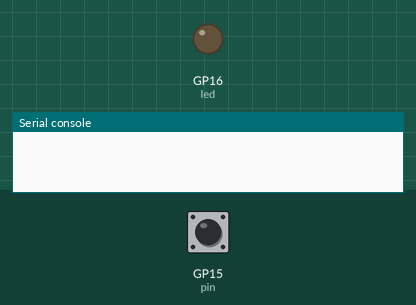
A program run on a simulated Raspberry Pi Pico running MicroPython. On the bench: output pins drawn as LEDs (lit = HIGH), the last lines printed to the serial console. The test bench sets the inputs (shaded band); at power-on: GP15 (pin) HIGH.

Above: at 1.2 s.
1.3 s: GP15 (pin) pulled LOW for 0.15 s
At 1.6 s:
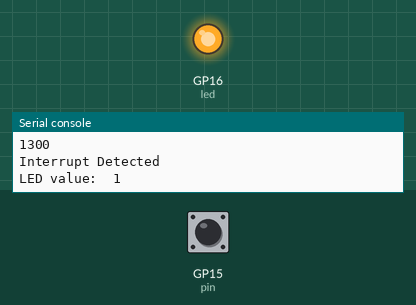
2.9 s: GP15 (pin) pulled LOW for 1 s
At 4.0 s:
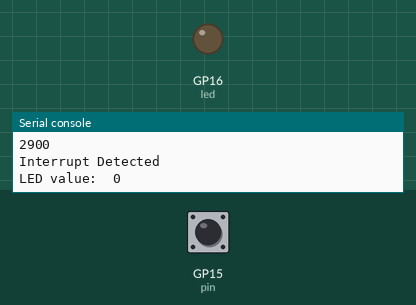
5.4 s: GP15 (pin) pulled LOW for 3.2 s
At 5.9 s:
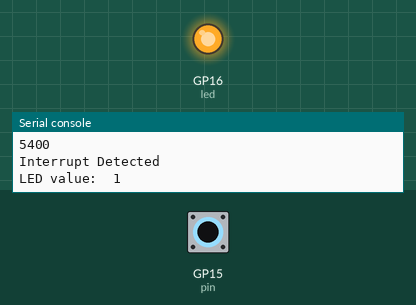
Timing chart, 0 to 8.4 s (numbered marks = the images above; inputs shaded):
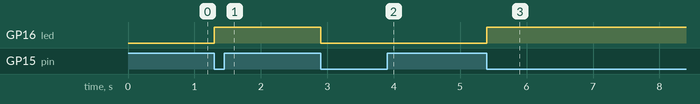

Measured:
- after the input at 1.3 s, GP16 (led): LOW → HIGH at once
- after the input at 2.9 s, GP16 (led): HIGH → LOW at once
- after the input at 5.4 s, GP16 (led): LOW → HIGH at once

The program:

Pin_interrupts_fairTutorial.py
```python
'''
fair tutorial, the last program does not work, I need to revisit in future
https://electrocredible.com/raspberry-pi-pico-external-interrupts-button-micropython/

interrupts and debouncing
If you are interfacing external devices that are time-sensitive, you should use interrupts
'''
'''

import machine
import utime


led_red= machine.Pin(16,machine.Pin.OUT)
button = machine.Pin(15,machine.Pin.IN,machine.Pin.PULL_UP)
button.value(0)
print(button.value())
counter = 0
while True:
    if button.value()	==	0:
        led_red.value(1)
        print("Button  pressed!")
        print(button.value())
        counter +=1
        print("Counter ={}".format(counter))
        utime.sleep(.2)
    else:
        led_red.value(0)
        print(button.value())
        print("NEW VALUE")
        utime.sleep(.2)
'''
# this worked but I was not able to turn the led off or add a ELIF or ELSE
# had to use time,   utime and sleep did not work because if the time.ticks_ms() method
'''
import machine
import time


led_red= machine.Pin(16,machine.Pin.OUT)
button = machine.Pin(15,machine.Pin.IN,machine.Pin.PULL_UP)
button.value(1)
print(button.value())
counter = 0

debounce_time = 0

while True:
    if (( button.value() is	0)  and (time.ticks_ms() - debounce_time) > 300) :
        led_red.value(1)
        print("Button  pressed!")
        print(button.value())
        debounce_time =time.ticks_ms()
        counter +=1
        print("Counter ={}".format(counter))
'''
# works with the interrupt flag
'''
 import the Pin class and initialize a global variable called interrupt_flag to 0.
 We will use this variable to keep track of the occurrence of interrupts. Global variables in MicroPython can be accessed by all functions.
 Then we create a pin object of the Pin class.

define a function called callback() to handle interrupts. The code inside this function should not perform any complex task,
as it needs to hand over CPU usage to the main program quickly. We set the interrupt_flag variable as 1.
Note that we need to use the global keyword when we change a global variable inside a function.

handler : handler specifies the function which will be called when an interrupt occurs.
pin.irq(trigger=Pin.IRQ_FALLING, handler=callback)

In the while loop, we continuously check the value of the interrupt_flag variable.
If this value is detected as ‘1’, that means an interrupt has occurred.
We reset the variable to ‘0’ so that the variable can be set again when an interrupt occurs.
You might have noticed that the line “Interrupt has occurred” is printed in multiple lines with just a single button press.
This is similar to the button-bouncing case that we discussed earlier in this article.
We shall solve this problem in the next step.
'''
'''
from machine import Pin
import time

interrupt_flag=0
pin = Pin(15,Pin.IN,Pin.PULL_UP)

counter = 0

def callback(pin):
    global interrupt_flag
    interrupt_flag=1

pin.irq(trigger=Pin.IRQ_FALLING, handler=callback)
while True:
    if interrupt_flag is 1:
        print("Interrupt has occured")
        counter += 1
        print("counter is:  {}".format(counter))
        interrupt_flag=0
'''

# Source: Electrocredible.com, Language: MicroPython
from machine import Pin
import time
interrupt_flag=0
debounce_time=0
pin = Pin(15, Pin.IN, Pin.PULL_UP)
led = Pin(16, Pin.OUT)
count=0

def callback(pin):
    global interrupt_flag, debounce_time
    if (time.ticks_ms()-debounce_time) > 500:
        interrupt_flag= 1
        debounce_time=time.ticks_ms()
        print(debounce_time)
pin.irq(trigger=Pin.IRQ_FALLING, handler=callback)

while True:
    if interrupt_flag is 1:
        interrupt_flag=0
        print("Interrupt Detected")
        led.toggle()
        print("LED value:  {}".format(led.value()))
```
